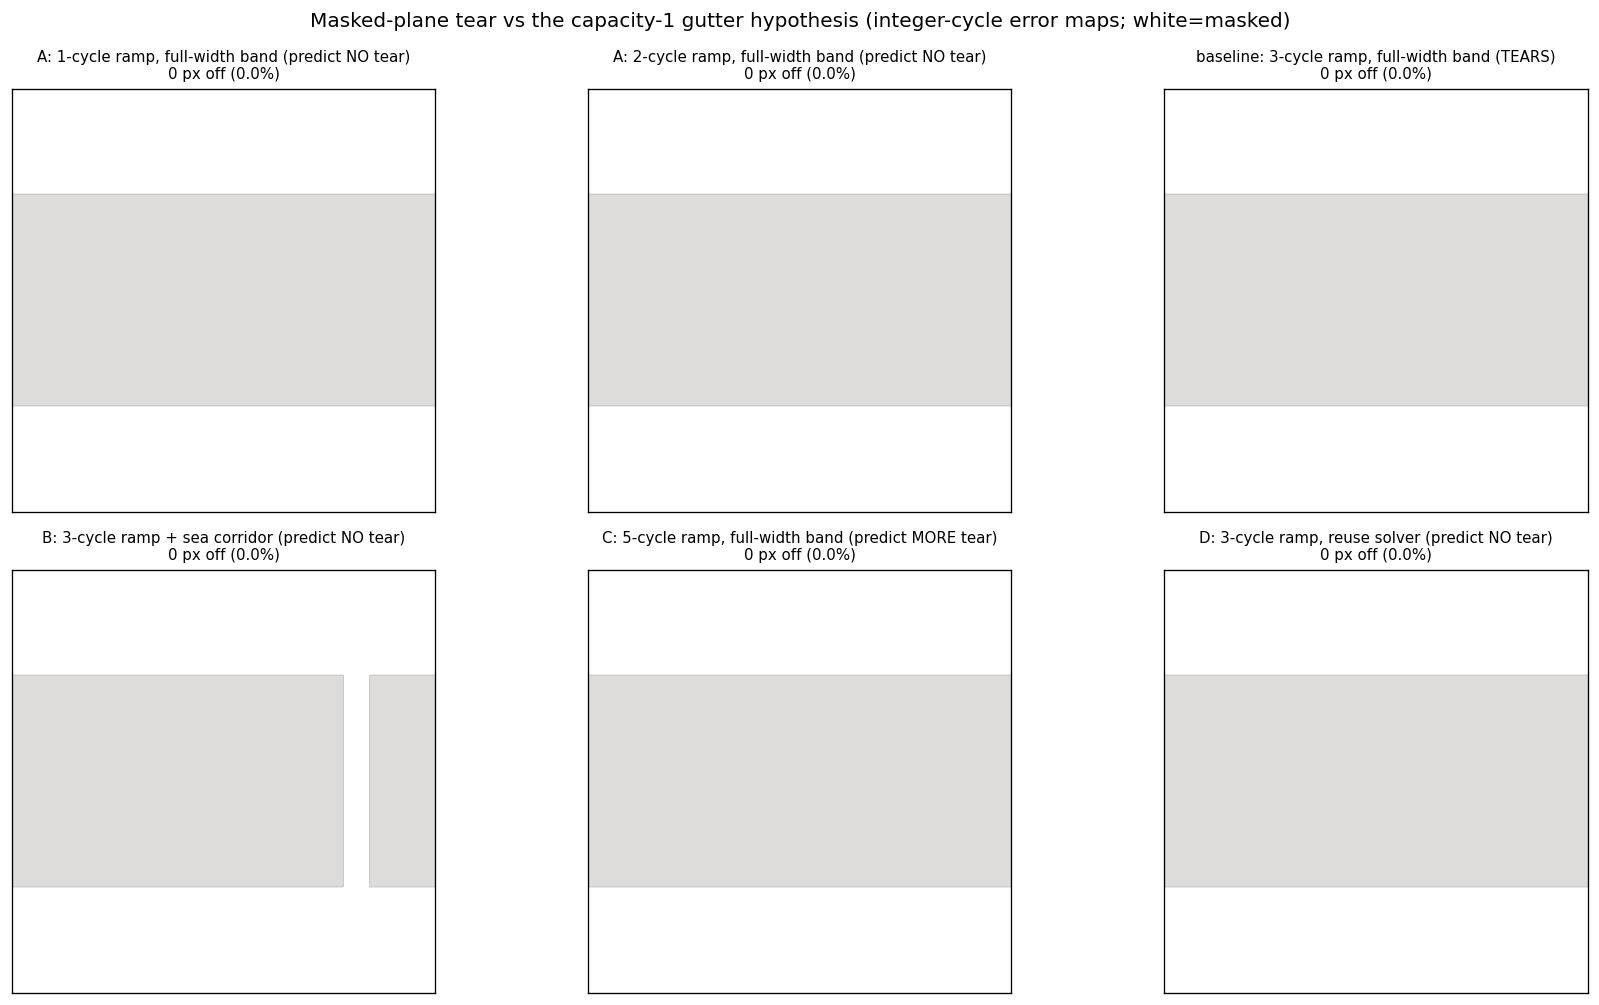

Write Python code to recreate this figure.
"""Test the CAPACITY hypothesis for the masked-plane tear.

Claim under test: the tear in diag_masked_plane_tear.py is the documented
capacity-1 boundary-stacking limitation, not a fundamental soft-mask problem.

Mechanism: the valid band spans the FULL image width, so the top/bottom seas
are disconnected and every fringe termination charge on the top band edge must
send one unit of flow ACROSS the band to its partner on the bottom edge. The
only integration-invisible crossings are the two image-boundary "gutter"
columns (their vertical residue arcs are never read by integrate() and carry
cost 0), but each gutter arc has CAPACITY 1 in the linear solver - so with C
fringe crossings, max(0, C - 2) units are forced through the band interior,
each one a 2pi tear line. Reuse mode doesn't tear because used arcs become
free multi-unit (all C units share one gutter).

Predictions (3-cycle band ramp tears at baseline):
  A. <= 2 crossings  -> NO tear   (2 gutters suffice)
  B. 3 crossings but band NOT spanning full width -> NO tear
     (sea corridor connects top/bottom seas at zero cost)
  C. more crossings -> tear GROWS roughly as (C - 2) cut lines
  D. reuse solver   -> never tears (known, sanity)

Usage: python scripts/diag_tear_capacity_hypothesis.py
Saves diag_tear_capacity_hypothesis.png next to this script.
"""

from __future__ import annotations

from pathlib import Path

import matplotlib

matplotlib.use("Agg")
import matplotlib.pyplot as plt
import numpy as np

import whirlwind as ww
from whirlwind import unwrap_reuse

TAU = 2.0 * np.pi


def build(cycles: float, corridor: bool):
    """Band-masked diagonal ramp with `cycles` full fringes along the band.

    corridor=True also masks a vertical strip so the band does NOT span the
    full width - the top and bottom seas become connected.
    """
    n = 256
    y, x = np.ogrid[-0.5:0.5:complex(n), -0.5:0.5:complex(n)]
    phase = (TAU * cycles * (x + y)).astype(np.float32)
    igram = np.exp(1j * phase).astype(np.complex64)
    corr = np.ones(igram.shape, np.float32) * 0.999
    mask = np.zeros(igram.shape, bool)
    mask[64:-64] = True
    if corridor:
        mask[:, 200:216] = False  # cut the band -> sea wraps around its end
    igram[~mask] = 0
    corr[~mask] = 0.0
    return igram, corr, mask, phase


def cycle_err(unw, phase, mask):
    """Integer-cycle error, aligned PER connected valid region (the relative
    2pi offset between disconnected regions is unobservable - gauge, not
    error). NaN outside the mask."""
    from whirlwind import label_components

    d = unw - phase
    labels, n = label_components(mask)
    labels = np.asarray(labels)
    cyc = np.full(d.shape, np.nan, np.float64)
    for lbl in range(1, n + 1):
        sel = labels == lbl
        off = TAU * np.round(float(np.mean(d[sel])) / TAU)
        cyc[sel] = np.rint((d[sel] - off) / TAU)
    return cyc


def run_case(label, cycles, corridor=False, solver="linear"):
    igram, corr, mask, phase = build(cycles, corridor)
    if solver == "reuse":
        unw = np.asarray(unwrap_reuse(igram, corr, 1.0, mask), np.float32)
    else:
        unw = ww.unwrap(igram, corr, nlooks=1.0, mask=mask, goldstein_alpha=0)[0]
    cyc = cycle_err(unw, phase, mask)
    bad = int(((cyc != 0) & np.isfinite(cyc)).sum())
    tot = int(mask.sum())
    print(f"{label:55s} {bad:7,}/{tot:,} px off ({100 * bad / tot:5.1f}%)")
    return cyc, bad, tot


def main():
    cases = [
        ("A: 1-cycle ramp, full-width band (predict NO tear)", 1.0, False, "linear"),
        ("A: 2-cycle ramp, full-width band (predict NO tear)", 2.0, False, "linear"),
        ("baseline: 3-cycle ramp, full-width band (TEARS)", 3.0, False, "linear"),
        ("B: 3-cycle ramp + sea corridor (predict NO tear)", 3.0, True, "linear"),
        ("C: 5-cycle ramp, full-width band (predict MORE tear)", 5.0, False, "linear"),
        ("D: 3-cycle ramp, reuse solver (predict NO tear)", 3.0, False, "reuse"),
    ]
    fig, axes = plt.subplots(2, 3, figsize=(15, 8.5))
    for ax, (label, cycles, corridor, solver) in zip(axes.flat, cases):
        cyc, bad, tot = run_case(label, cycles, corridor, solver)
        ax.imshow(cyc, origin="lower", cmap="coolwarm", vmin=-2.5, vmax=2.5)
        ax.set_title(f"{label}\n{bad:,} px off ({100 * bad / tot:.1f}%)", fontsize=9)
        ax.set_xticks([])
        ax.set_yticks([])
    fig.suptitle(
        "Masked-plane tear vs the capacity-1 gutter hypothesis "
        "(integer-cycle error maps; white=masked)",
        fontsize=12,
    )
    fig.tight_layout()
    out = Path(__file__).resolve().parent / "diag_tear_capacity_hypothesis.png"
    fig.savefig(out, dpi=120, bbox_inches="tight")
    print(f"saved: {out}")


if __name__ == "__main__":
    main()
